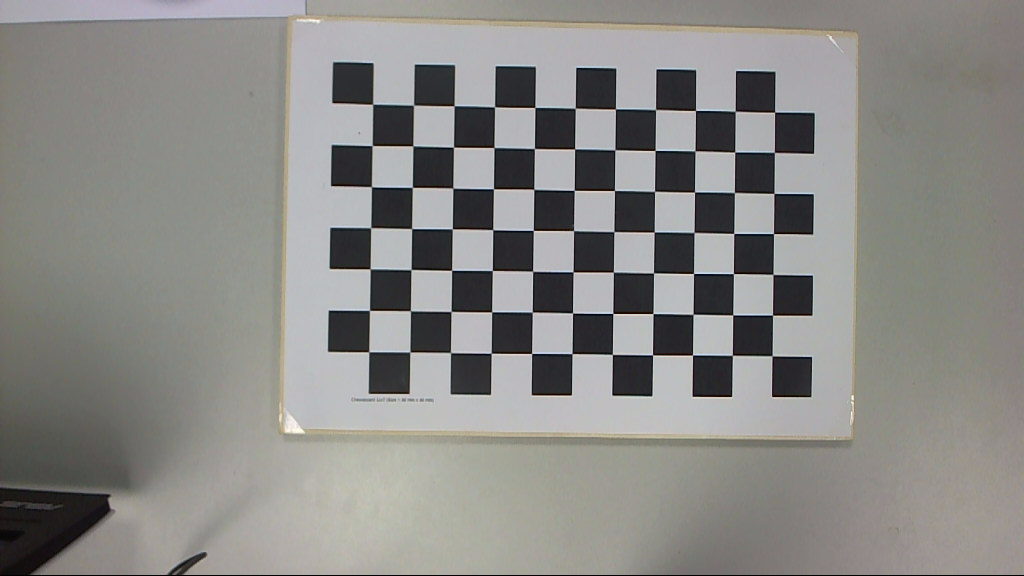
#> input picture template-alumnos/calib/coplanar/Im_R_1.png, 1024 x 576 px
$ jupyter execute --allow-errors chequeo_puntos_2d.ipynb
#> lines starting #> are read from the running program, lines starting #| are printed output that depends on the picture
[cell 1]
from matplotlib import pyplot as plt
import cv2
import numpy as np

[cell 2]
rgb = cv2.imread('calib/coplanar/Im_R_1.png')
#> rgb is the input picture: shape (576, 1024, 3); mean B, G, R 133.8, 136.8, 137.6

[cell 3]
rgb.shape
#> Out = (576, 1024, 3)

[cell 4]
plt.imshow(rgb)

[cell 5]
plt.figure(figsize=(12,8), dpi=100)
plt.imshow(rgb)
#plt.plot(X[0,:], Y[0,:],'ro')
plt.plot(332, 62,'ro', markersize=4)
plt.plot(774, 72,'ro', markersize=4)  # Eje U
plt.plot(327, 350,'ro', markersize=4)  # Eje V
# Etiquetar cada punto con el número de su fila/índice
#for i in range(len(X[0, :])):
    # (x, y, texto) con un pequeño desfase (+2) para que el texto no tape el círculo
    #plt.text(X[0, i] + 2, Y[0, i], str(i), color='white', fontsize=10, weight='bold')
#plt.text(X[0, i] + 2, Y[0, i], str(i), color='white', fontsize=10, weight='bold')

plt.show()
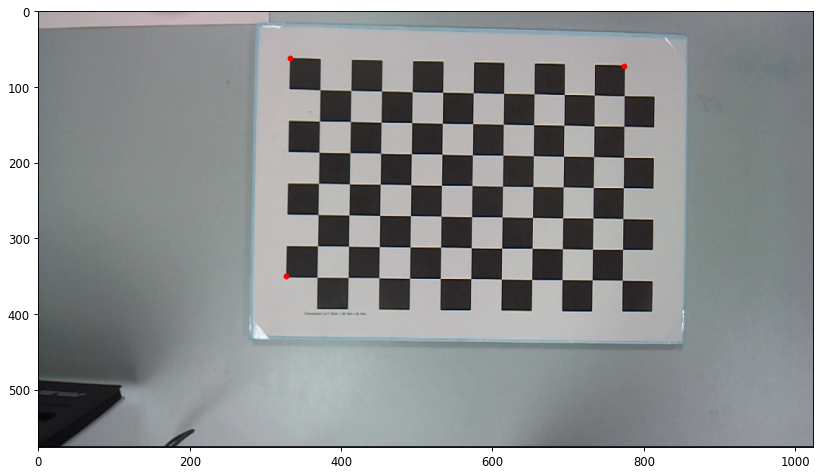
#> figure drawn by matplotlib, 1 panel; B, G, R data is drawn as R, G, B

[cell 6]
ret, det_corners = cv2.findChessboardCorners(rgb, (11, 7), None)
#> ret = True; det_corners = 77 rows, first 8: [372.6, 104.2], [413.6, 105.2], [454, 105.8], [494.5, 106.8], [534.9, 107.5], [575.2, 108.2], [615.4, 109], [655.5, 109.5]
print(ret)
#| True

[cell 7]
print(det_corners)
#> (printed output is left out)

[cell 8]
X = det_corners[:,0]
#> X = 77 pairs, first value 368.7 to 774.7, second value 104.2 to 355.8
#> (the rest of this cell did not finish here and is left out)

[cell 9]
plt.figure(figsize=(12,8), dpi=100)
plt.imshow(rgb)
#> (the rest of this cell did not finish here and is left out)

[cell 10]
det_corners = det_corners[[0, 10, 11*6]]
#> det_corners = [[372.6, 104.2], [774.7, 112.1], [368.7, 351.8]]
X = det_corners[:,0]
#> X = [[372.6, 104.2], [774.7, 112.1], [368.7, 351.8]]
#> (the rest of this cell did not finish here and is left out)


$ run again, with template-alumnos/calib/coplanar/Im_R_10.png copied over template-alumnos/calib/coplanar/Im_R_1.png
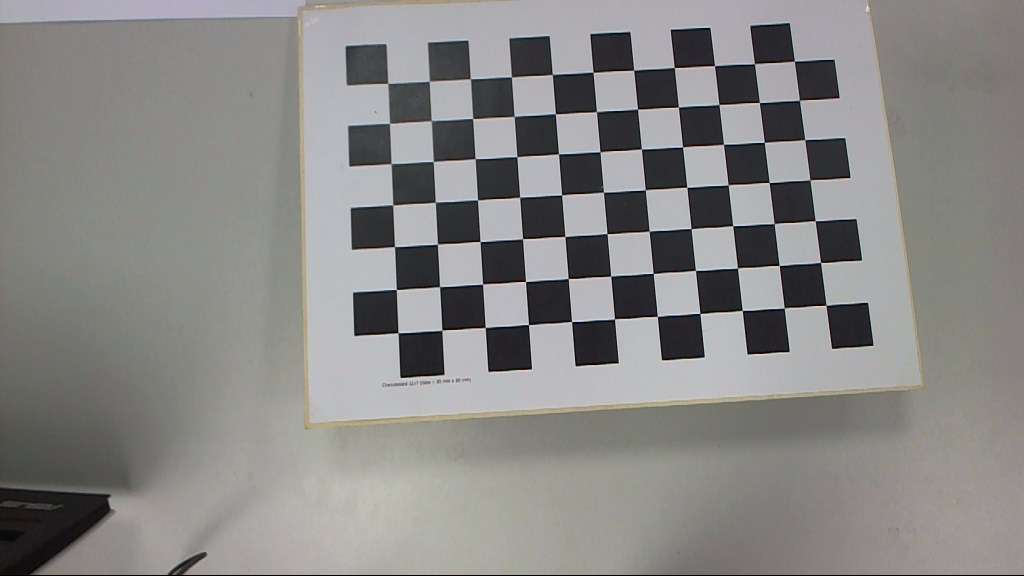
#> input picture template-alumnos/calib/coplanar/Im_R_10.png, 1024 x 576 px
#> rgb is the input picture: shape (576, 1024, 3); mean B, G, R 133.7, 135.2, 136.2
#> `plt.show()`:
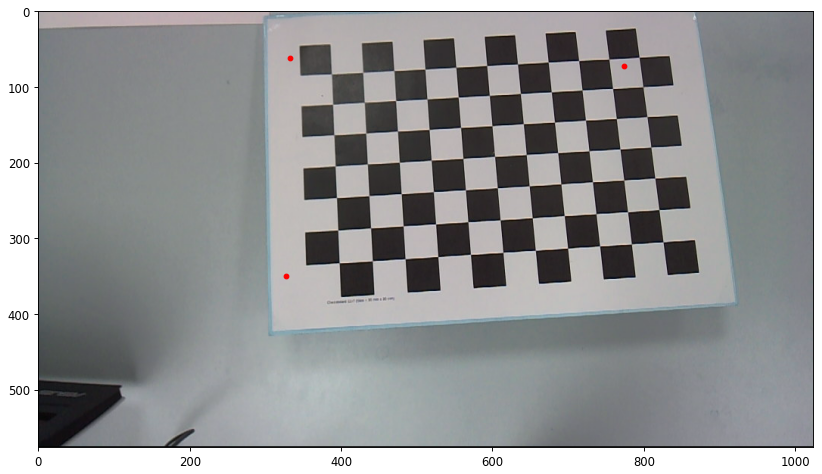
#> figure drawn by matplotlib, 1 panel; B, G, R data is drawn as R, G, B
#> `ret, det_corners = cv2.findChessboardCorners(rgb, (11, 7), None)`: ret = True; det_corners = 77 rows, first 8: [387.7, 83.21], [429.2, 81.31], [470.3, 78.65], [511.3, 77], [552.3, 74.46], [593.1, 72.27], [633.7, 70.21], [674.2, 67.51]
#| True
#> (printed output is left out)
#> `X = det_corners[:,0]`: X = 77 pairs, first value 387.7 to 826, second value 61.18 to 332.8
#> `det_corners = det_corners[[0, 10, 11*6]]`: det_corners = [[387.7, 83.21], [794.4, 61.18], [398, 332.8]]

$ run again, with template-alumnos/calib/coplanar/Im_R_2.png copied over template-alumnos/calib/coplanar/Im_R_1.png
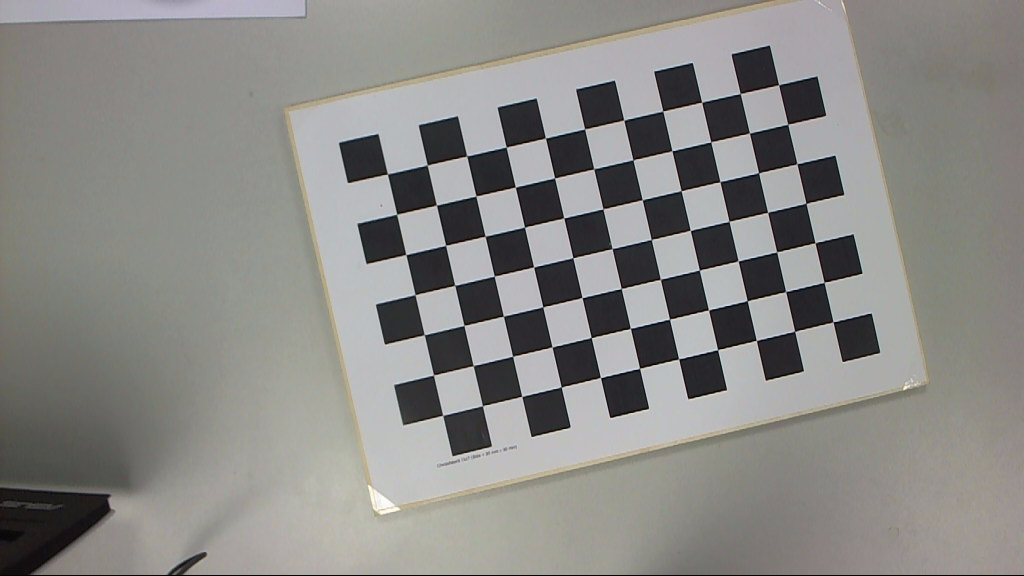
#> input picture template-alumnos/calib/coplanar/Im_R_2.png, 1024 x 576 px
#> rgb is the input picture: shape (576, 1024, 3); mean B, G, R 134, 136.9, 137.8
#> `plt.show()`:
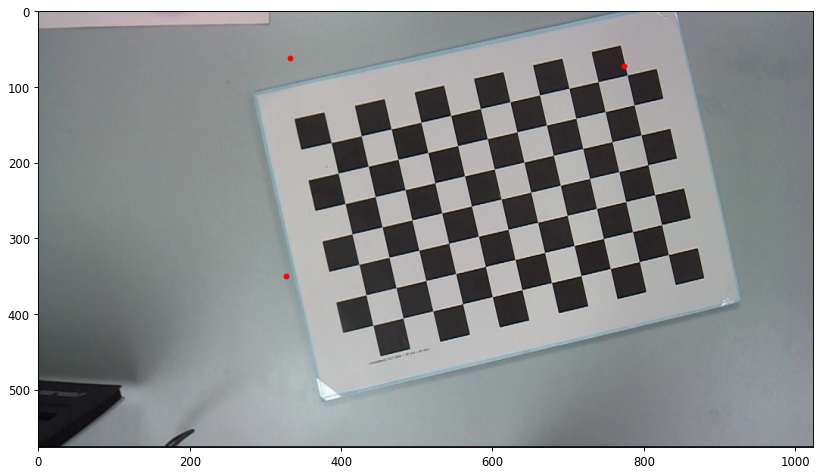
#> figure drawn by matplotlib, 1 panel; B, G, R data is drawn as R, G, B
#> `ret, det_corners = cv2.findChessboardCorners(rgb, (11, 7), None)`: ret = True; det_corners = 77 rows, first 8: [387.4, 174.1], [427.3, 164.9], [466.6, 155.8], [506.3, 147.2], [545.4, 137.9], [584.6, 128.9], [623.7, 120.1], [662.7, 110.9]
#| True
#> (printed output is left out)
#> `X = det_corners[:,0]`: X = 77 pairs, first value 387.4 to 833, second value 84.89 to 415.4
#> `det_corners = det_corners[[0, 10, 11*6]]`: det_corners = [[387.4, 174.1], [778.6, 84.89], [442.6, 415.4]]
